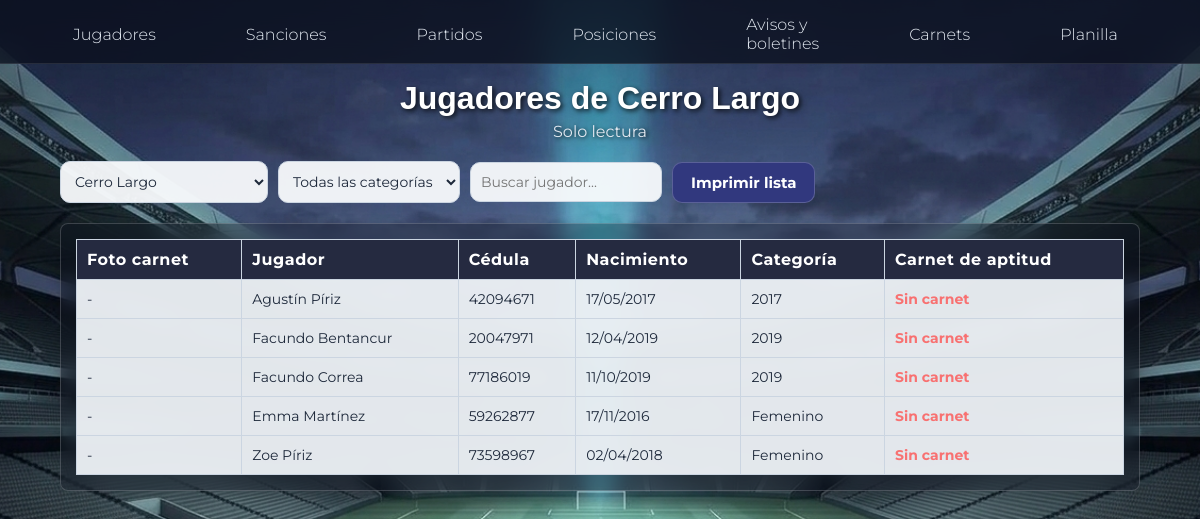
The app's page /club/jugadores.php (signed in) with its own data.
### tables this page shows
CREATE TABLE `club` (
  `id` int(11) NOT NULL,
  `nombre` varchar(100) NOT NULL,
  `logo` varchar(255) DEFAULT NULL,
  `activo` tinyint(1) NOT NULL DEFAULT 1
);

CREATE TABLE `jugadores` (
  `id` int(11) NOT NULL,
  `nombre` varchar(45) DEFAULT NULL,
  `apellido` varchar(45) DEFAULT NULL,
  `cedula` varchar(45) NOT NULL,
  `fecha_nacimiento` date DEFAULT NULL,
  `id_club` int(11) DEFAULT NULL,
  `id_categoria` varchar(45) DEFAULT NULL,
  `masa` decimal(5,2) DEFAULT NULL,
  `altura` decimal(4,2) DEFAULT NULL,
  `peso` decimal(10,2) DEFAULT NULL,
  `velocidad` decimal(5,2) DEFAULT NULL
);

CREATE TABLE `categorias` (
  `id` int(11) NOT NULL,
  `año` varchar(45) NOT NULL,
  `cantidad_jugadores` int(11) NOT NULL DEFAULT 0
);

### auth.php (called while the page is built, shortened)
<?php
function h($texto) {
    return htmlspecialchars((string) $texto, ENT_QUOTES, "UTF-8");
}
?>

### club/jugadores.php (the view, shortened to what this page needs)
<?php
require_once __DIR__ . "/../conexion.php";
require_once __DIR__ . "/../auth.php";
$miClub = (int) $_SESSION["id_club"];
$verClub = isset($_GET["club"]) ? (int) $_GET["club"] : $miClub;
$clubes = mysqli_query($conn, "SELECT id, nombre FROM club ORDER BY nombre");
$club = mysqli_fetch_assoc(mysqli_query($conn, "SELECT nombre FROM club WHERE id = $verClub"));
$donde = "";
$sql = "SELECT jugadores.nombre, jugadores.apellido, jugadores.cedula, jugadores.fecha_nacimiento,
        categorias.año, carnets.foto, carnets.fecha_vencimiento
    FROM jugadores
    INNER JOIN categorias ON jugadores.id_categoria = categorias.id
    LEFT JOIN carnets ON carnets.id_jugador = jugadores.id
    WHERE jugadores.id_club = $verClub $donde
    ORDER BY categorias.año, jugadores.apellido";
$resultado = mysqli_query($conn, $sql);
$hoy = date("Y-m-d");
?>
<!DOCTYPE html>
<html lang="es">
<head>
    <link rel="stylesheet" href="club.css">
</head>
<body>
<?php include "menu.php"; ?>
<main>
    <h1>Jugadores de <?= h($club["nombre"] ?? "-") ?></h1>
    <p class="subtitulo">Solo lectura<?= $verClub != $miClub ? " (estás viendo otro club)" : "" ?></p>
<form method="get" class="filtros">
    <select name="club" onchange="this.form.submit()">
        <?php while ($c = mysqli_fetch_assoc($clubes)): ?>
            <option value="<?= $c["id"] ?>" <?= $c["id"] == $verClub ? "selected" : "" ?>><?= h($c["nombre"]) ?></option>
        <?php endwhile; ?>
    </select>
    <select name="categoria" onchange="this.form.submit()">
        <option value="0">Todas las categorías</option>
    </select>
    <input type="text" id="buscador" placeholder="Buscar jugador...">
    <button type="button" onclick="window.print()">Imprimir lista</button>
</form>
    <div class="tabla-scroll">
    <table id="tablaJugadores">
        <tr>
            <th>Foto carnet</th>
            <th>Jugador</th>
            <th>Cédula</th>
            <th>Nacimiento</th>
            <th>Categoría</th>
            <th>Carnet de aptitud</th>
        </tr>
        <?php while ($j = mysqli_fetch_assoc($resultado)): ?>
        <tr>
            <td>
                <?php if ($j["foto"]): ?>
                    <a href="carnets/fotos/<?= h($j["foto"]) ?>" target="_blank"><img class="foto" src="carnets/fotos/<?= h($j["foto"]) ?>" alt="carnet"></a>
                <?php else: ?>-<?php endif; ?>
            </td>
            <td><?= h($j["nombre"] . " " . $j["apellido"]) ?></td>
            <td><?= h($j["cedula"]) ?></td>
            <td><?= $j["fecha_nacimiento"] ? date("d/m/Y", strtotime($j["fecha_nacimiento"])) : "-" ?></td>
            <td><?= h($j["año"]) ?></td>
            <td>
                <?php if (!$j["fecha_vencimiento"]): ?>
                    <span class="mal">Sin carnet</span>
                <?php elseif ($j["fecha_vencimiento"] >= $hoy): ?>
                    <span class="ok">Vigente</span> (vence <?= date("d/m/Y", strtotime($j["fecha_vencimiento"])) ?>)
                <?php else: ?>
                    <span class="mal">Vencido</span> (<?= date("d/m/Y", strtotime($j["fecha_vencimiento"])) ?>)
                <?php endif; ?>
            </td>
        </tr>
        <?php endwhile; ?>
    </table>
    </div>
</main>
</body>
</html>

### club/club.css (style rules this page uses)
* { box-sizing: border-box; }
body { margin: 0; font-family: "Montserrat", Arial, sans-serif; color: #e2e8f0; background-image: url("../imagenes/BG.png"); background-size: cover; background-position: center; background-attachment: fixed; }
main { padding: 80px 60px 30px; min-height: calc(100vh - 85px); }
h1 { margin: 0 0 5px; text-align: center; font-family: Arial, Helvetica, sans-serif; font-weight: bold; color: #ffffff; text-shadow: 2px 2px 5px rgba(0, 0, 0, 0.8); }
.subtitulo { color: #e2e8f0; text-align: center; margin: 0 0 20px; text-shadow: 1px 1px 4px rgba(0, 0, 0, 0.9); }
.tabla-scroll { overflow-x: auto; background: rgba(10, 15, 28, 0.30); backdrop-filter: blur(10px); border: 1px solid rgba(255, 255, 255, 0.18); border-radius: 8px; padding: 15px; box-shadow: 0 5px 15px rgba(0, 0, 0, 0.15); margin-bottom: 20px; }
table { width: 100%; border-collapse: collapse; }
th, td { border: 1px solid #cbd5e1; padding: 10px; }
th { background: #252a40; color: #ffffff; font-weight: 700; letter-spacing: .5px; text-align: left; }
td { background: rgba(241, 245, 249, 0.94); color: #1e293b; font-size: 14px; }
.mal { color: #f87171; font-weight: bold; }
form.filtros { display: flex; flex-wrap: wrap; gap: 10px; margin-bottom: 20px; align-items: center; }
select, input[type="text"], input[type="number"], input[type="date"], input[type="password"], input[type="email"], input[type="file"], textarea { padding: 10px; border: 1px solid #cbd5e1; border-radius: 10px; background: rgba(248, 250, 252, 0.95); color: #1e293b; font-size: 14px; font-family: "Montserrat", sans-serif; outline: none; transition: .3s; }
button, input[type="submit"], .boton { background: #31387e; color: #ffffff; border: 1px solid rgba(255, 255, 255, 0.2); border-radius: 10px; padding: 10px 18px; font-size: 15px; font-weight: bold; font-family: "Montserrat", sans-serif; cursor: pointer; transition: .3s; text-decoration: none; display: inline-block; }

### records on screen
club: nombre "Cerro Largo"
jugadores: nombre+apellido "Agustín Píriz", cedula "42094671", fecha_nacimiento "17/05/2017", id_categoria.año "2017"
jugadores: nombre+apellido "Facundo Bentancur", cedula "20047971", fecha_nacimiento "12/04/2019", id_categoria.año "2019"
jugadores: nombre+apellido "Facundo Correa", cedula "77186019", fecha_nacimiento "11/10/2019", id_categoria.año "2019"
jugadores: nombre+apellido "Emma Martínez", cedula "59262877", fecha_nacimiento "17/11/2016", id_categoria.año "Femenino"
jugadores: nombre+apellido "Zoe Píriz", cedula "73598967", fecha_nacimiento "02/04/2018", id_categoria.año "Femenino"

### other values on screen
form field club "Cerro Largo"
